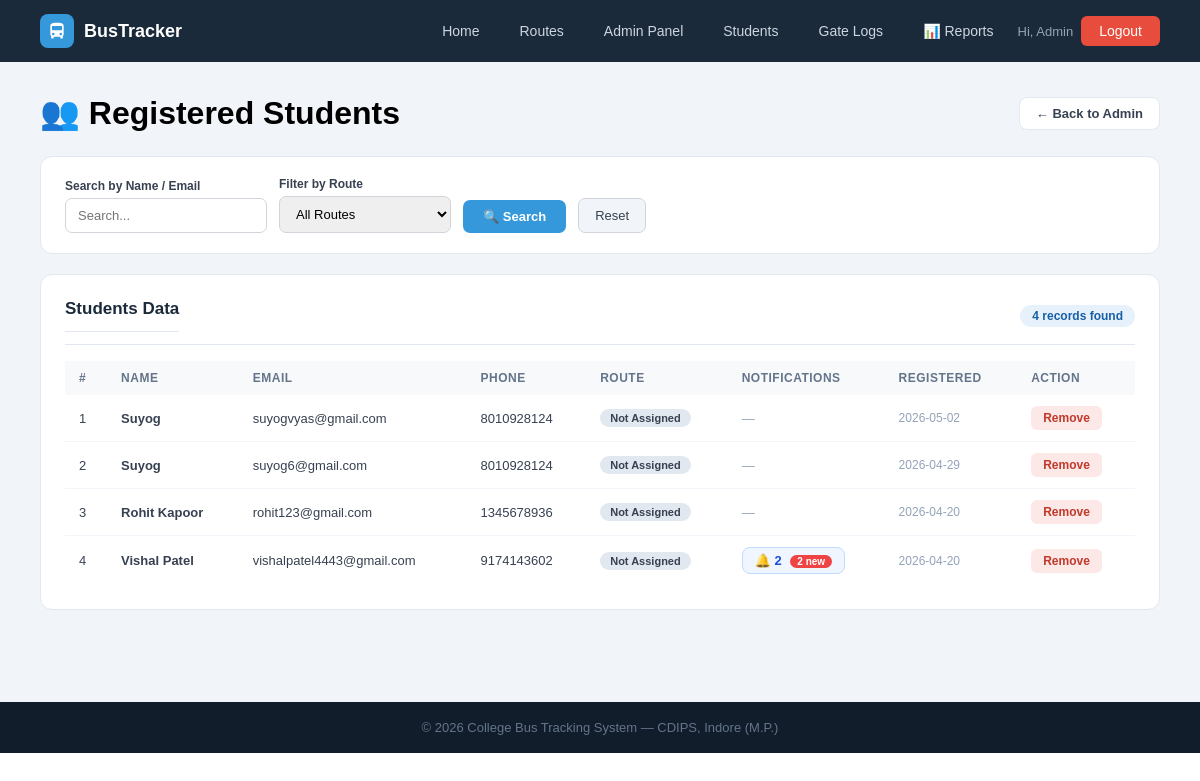
Page /admin/students (signed in) on the earlier database version.
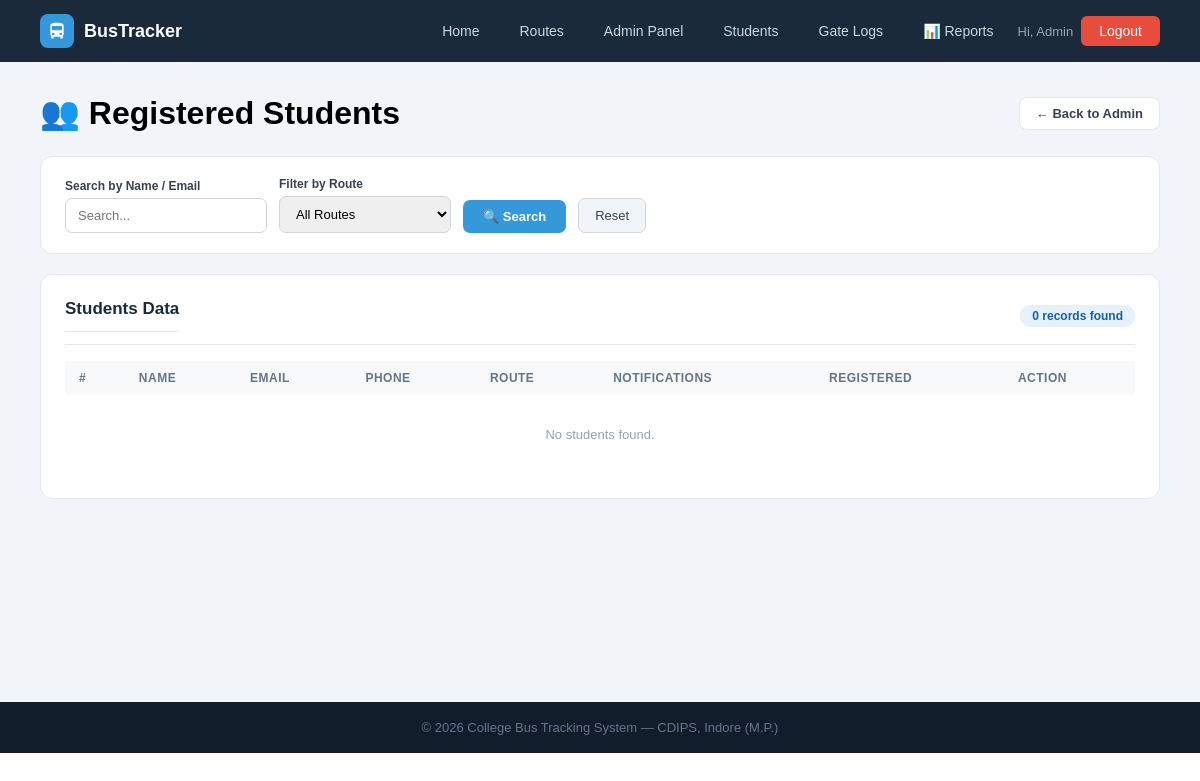
Same page on the later database version.
### tables this page shows
CREATE TABLE users (
        id INTEGER PRIMARY KEY AUTOINCREMENT,
        name TEXT NOT NULL, email TEXT UNIQUE NOT NULL,
        password TEXT NOT NULL, role TEXT DEFAULT 'student',
        phone TEXT, route_id INTEGER,
        created_at TIMESTAMP DEFAULT CURRENT_TIMESTAMP);

### app.py (the view)
@app.route('/admin/students')
@admin_required
def students_list():
    search=request.args.get('search',''); route_filter=request.args.get('route','')
    db=get_db()
    q = "SELECT u.*,r.route_name FROM users u LEFT JOIN routes r ON u.route_id=r.id WHERE u.role='student'"
    params=[]
    if search:
        q+=" AND (u.name LIKE ? OR u.email LIKE ?)"; params+=[f'%{search}%',f'%{search}%']
    if route_filter:
        q+=" AND u.route_id=?"; params.append(route_filter)
    q+=" ORDER BY u.created_at DESC"
    students=db.execute(q,params).fetchall()
    routes=db.execute("SELECT * FROM routes").fetchall()
    student_ids = [s['id'] for s in students]
    notif_map = {}
    if student_ids:
        placeholders = ','.join('?' * len(student_ids))
        all_notifs = db.execute(
            f"SELECT * FROM notifications WHERE user_id IN ({placeholders}) ORDER BY created_at DESC",
            student_ids
        ).fetchall()
        for n in all_notifs:
            uid = n['user_id']
            if uid not in notif_map:
                notif_map[uid] = []
            notif_map[uid].append(n)
    notif_data = {
        str(uid): [
            {
                'msg': n['message'],
                'time': n['created_at'][:16] if n['created_at'] else '',
                'read': bool(n['is_read'])
            }
            for n in notif_map.get(uid, [])
        ]
        for uid in notif_map
    }
    student_names = {str(s['id']): s['name'] for s in students}
    db.close()
    return render_template('students.html', students=students, routes=routes,
                           search=search, route_filter=route_filter,
                           notif_map=notif_map,
                           notif_data=notif_data,
                           student_names=student_names)

### app.py (called while the page is built, shortened)
def get_db():
    conn = sqlite3.connect(DB)
    conn.row_factory = sqlite3.Row
    return conn

def admin_required(f):
    @wraps(f)
    def dec(*a, **kw):
        if 'admin' not in session:
            flash('Admin access required.', 'error')
            return redirect(url_for('admin_login'))
        return f(*a, **kw)
    return dec

@app.context_processor
def inject_notifications():
    return dict(notifications=[], unread_count=0)

### templates/students.html (shortened to what this page needs)
{% extends "base.html" %}
{% block content %}
<div class="page">
    <div class="page-header-row">
        <h1>👥 Registered Students</h1>
        <a href="{{ url_for('admin_dashboard') }}" class="back-btn">← Back to Admin</a>
    </div>
    <div class="search-bar">
        <form method="GET" action="{{ url_for('students_list') }}">
            <div class="fg">
                <label>Search by Name / Email</label>
                <input type="text" name="search" placeholder="Search..." value="{{ search }}">
            </div>
            <div class="fg">
                <label>Filter by Route</label>
                <select name="route">
                    <option value="">All Routes</option>
                </select>
            </div>
            <button type="submit" class="btn-search">🔍 Search</button>
            <a href="{{ url_for('students_list') }}" class="btn-clear">Reset</a>
        </form>
    </div>
    <div class="panel">
        <div class="panel-header">
            <h2>Students Data</h2>
            <span class="count-badge">{{ students|length }} records found</span>
        </div>
        <table>
            <thead>
                <tr>
                    <th>#</th><th>Name</th><th>Email</th><th>Phone</th>
                    <th>Route</th><th>Notifications</th><th>Registered</th><th>Action</th>
                </tr>
            </thead>
            <tbody>
            {% for s in students %}
            {% set s_notifs = notif_map.get(s.id, []) %}
            {% set unread = s_notifs | selectattr('is_read', 'equalto', 0) | list | length %}
            <tr>
                <td>{{ loop.index }}</td>
                <td><b>{{ s.name }}</b></td>
                <td>{{ s.email }}</td>
                <td>{{ s.phone or '—' }}</td>
                <td>
                    {% if s.route_name %}
                    <span class="badge badge-blue">{{ s.route_name }}</span>
                    {% else %}
                    <span class="badge badge-gray">Not Assigned</span>
                    {% endif %}
                </td>
                <td>
                    {% if s_notifs %}
                    <button class="notif-view-btn" onclick="showNotifs('{{ s.id }}')">
                        🔔 {{ s_notifs|length }}
                        {% if unread > 0 %}<span class="unread-dot">{{ unread }} new</span>{% endif %}
                    </button>
                    {% else %}
                    <span style="color:#94a3b8;font-size:13px;">—</span>
                    {% endif %}
                </td>
                <td style="font-size:12px;color:#94a3b8">{{ s.created_at[:10] if s.created_at else '—' }}</td>
                <td><a href="{{ url_for('delete_student', uid=s.id) }}" class="btn-sm btn-danger">Remove</a></td>
            </tr>
            {% else %}
            <tr><td colspan="8" style="text-align:center;color:#94a3b8;padding:32px">No students found.</td></tr>
            {% endfor %}
            </tbody>
        </table>
    </div>
</div>
{% endblock %}

Differences in the rows shown:
removed users: name "Suyog", email "suyogvyas@gmail.com", phone "8010928124", created_at "2026-05-02"
removed users: name "Suyog", email "suyog6@gmail.com", phone "8010928124", created_at "2026-04-29"
removed users: name "Rohit Kapoor", email "rohit123@gmail.com", phone "1345678936", created_at "2026-04-20"
removed users: name "Vishal Patel", email "vishalpatel4443@gmail.com", phone "9174143602", s_notifs "2", unread "2", created_at "2026-04-20"
Other differences:
{{ students|length }}: "4" → "0"
text now shown: "No students found."
